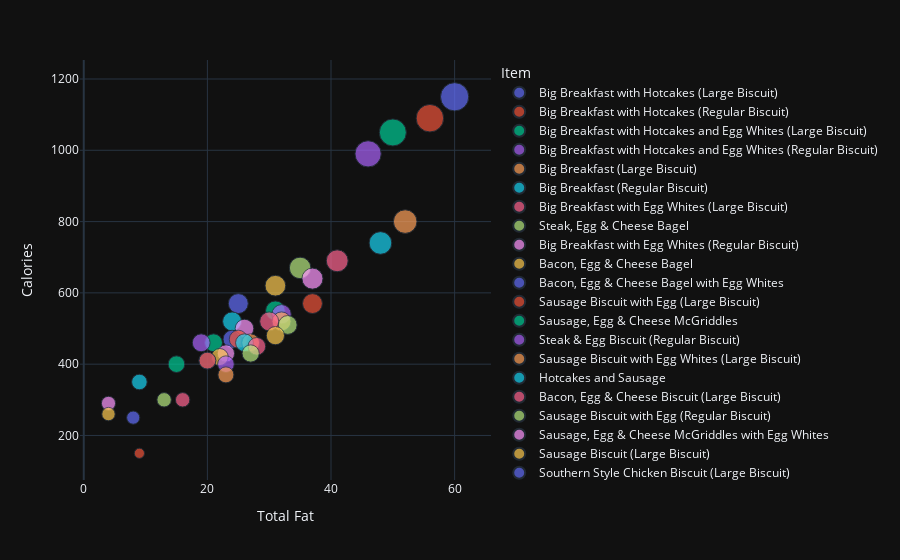

Notebook code for this chart:
### Code cell
visualize_category("Breakfast")

### Figure 1 — Plotly figure (JSON) as saved in the notebook; plotly's stock layout.template omitted (floating-point values rounded to 4 significant figures)
{"data": [{"hovertemplate": "<b>%{hovertext}</b><br><br>Item=Big Breakfast with Hotcakes (Large Biscuit)<br>Total Fat=%{x}<br>Calories=%{marker.size}<extra></extra>", "hovertext": ["Big Breakfast with Hotcakes (Large Biscuit)"], "legendgroup": "Big Breakfast with Hotcakes (Large Biscuit)", "marker": {"color": "#636efa", "size": [1150], "sizemode": "area", "sizeref": 2.875, "symbol": "circle"}, "mode": "markers", "name": "Big Breakfast with Hotcakes (Large Biscuit)", "orientation": "v", "showlegend": true, "type": "scatter", "x": [60], "xaxis": "x", "y": [1150], "yaxis": "y"}, {"hovertemplate": "<b>%{hovertext}</b><br><br>Item=Big Breakfast with Hotcakes (Regular Biscuit)<br>Total Fat=%{x}<br>Calories=%{marker.size}<extra></extra>", "hovertext": ["Big Breakfast with Hotcakes (Regular Biscuit)"], "legendgroup": "Big Breakfast with Hotcakes (Regular Biscuit)", "marker": {"color": "#EF553B", "size": [1090], "sizemode": "area", "sizeref": 2.875, "symbol": "circle"}, "mode": "markers", "name": "Big Breakfast with Hotcakes (Regular Biscuit)", "orientation": "v", "showlegend": true, "type": "scatter", "x": [56], "xaxis": "x", "y": [1090], "yaxis": "y"}, {"hovertemplate": "<b>%{hovertext}</b><br><br>Item=Big Breakfast with Hotcakes and Egg Whites (Large Biscuit)<br>Total Fat=%{x}<br>Calories=%{marker.size}<extra></extra>", "hovertext": ["Big Breakfast with Hotcakes and Egg Whites (Large Biscuit)"], "legendgroup": "Big Breakfast with Hotcakes and Egg Whites (Large Biscuit)", "marker": {"color": "#00cc96", "size": [1050], "sizemode": "area", "sizeref": 2.875, "symbol": "circle"}, "mode": "markers", "name": "Big Breakfast with Hotcakes and Egg Whites (Large Biscuit)", "orientation": "v", "showlegend": true, "type": "scatter", "x": [50], "xaxis": "x", "y": [1050], "yaxis": "y"}, {"hovertemplate": "<b>%{hovertext}</b><br><br>Item=Big Breakfast with Hotcakes and Egg Whites (Regular Biscuit)<br>Total Fat=%{x}<br>Calories=%{marker.size}<extra></extra>", "hovertext": ["Big Breakfast with Hotcakes and Egg Whites (Regular Biscuit)"], "legendgroup": "Big Breakfast with Hotcakes and Egg Whites (Regular Biscuit)", "marker": {"color": "#ab63fa", "size": [990], "sizemode": "area", "sizeref": 2.875, "symbol": "circle"}, "mode": "markers", "name": "Big Breakfast with Hotcakes and Egg Whites (Regular Biscuit)", "orientation": "v", "showlegend": true, "type": "scatter", "x": [46], "xaxis": "x", "y": [990], "yaxis": "y"}, {"hovertemplate": "<b>%{hovertext}</b><br><br>Item=Big Breakfast (Large Biscuit)<br>Total Fat=%{x}<br>Calories=%{marker.size}<extra></extra>", "hovertext": ["Big Breakfast (Large Biscuit)"], "legendgroup": "Big Breakfast (Large Biscuit)", "marker": {"color": "#FFA15A", "size": [800], "sizemode": "area", "sizeref": 2.875, "symbol": "circle"}, "mode": "markers", "name": "Big Breakfast (Large Biscuit)", "orientation": "v", "showlegend": true, "type": "scatter", "x": [52], "xaxis": "x", "y": [800], "yaxis": "y"}, {"hovertemplate": "<b>%{hovertext}</b><br><br>Item=Big Breakfast (Regular Biscuit)<br>Total Fat=%{x}<br>Calories=%{marker.size}<extra></extra>", "hovertext": ["Big Breakfast (Regular Biscuit)"], "legendgroup": "Big Breakfast (Regular Biscuit)", "marker": {"color": "#19d3f3", "size": [740], "sizemode": "area", "sizeref": 2.875, "symbol": "circle"}, "mode": "markers", "name": "Big Breakfast (Regular Biscuit)", "orientation": "v", "showlegend": true, "type": "scatter", "x": [48], "xaxis": "x", "y": [740], "yaxis": "y"}, {"hovertemplate": "<b>%{hovertext}</b><br><br>Item=Big Breakfast with Egg Whites (Large Biscuit)<br>Total Fat=%{x}<br>Calories=%{marker.size}<extra></extra>", "hovertext": ["Big Breakfast with Egg Whites (Large Biscuit)"], "legendgroup": "Big Breakfast with Egg Whites (Large Biscuit)", "marker": {"color": "#FF6692", "size": [690], "sizemode": "area", "sizeref": 2.875, "symbol": "circle"}, "mode": "markers", "name": "Big Breakfast with Egg Whites (Large Biscuit)", "orientation": "v", "showlegend": true, "type": "scatter", "x": [41], "xaxis": "x", "y": [690], "yaxis": "y"}, {"hovertemplate": "<b>%{hovertext}</b><br><br>Item=Steak, Egg & Cheese Bagel<br>Total Fat=%{x}<br>Calories=%{marker.size}<extra></extra>", "hovertext": ["Steak, Egg & Cheese Bagel"], "legendgroup": "Steak, Egg & Cheese Bagel", "marker": {"color": "#B6E880", "size": [670], "sizemode": "area", "sizeref": 2.875, "symbol": "circle"}, "mode": "markers", "name": "Steak, Egg & Cheese Bagel", "orientation": "v", "showlegend": true, "type": "scatter", "x": [35], "xaxis": "x", "y": [670], "yaxis": "y"}, {"hovertemplate": "<b>%{hovertext}</b><br><br>Item=Big Breakfast with Egg Whites (Regular Biscuit)<br>Total Fat=%{x}<br>Calories=%{marker.size}<extra></extra>", "hovertext": ["Big Breakfast with Egg Whites (Regular Biscuit)"], "legendgroup": "Big Breakfast with Egg Whites (Regular Biscuit)", "marker": {"color": "#FF97FF", "size": [640], "sizemode": "area", "sizeref": 2.875, "symbol": "circle"}, "mode": "markers", "name": "Big Breakfast with Egg Whites (Regular Biscuit)", "orientation": "v", "showlegend": true, "type": "scatter", "x": [37], "xaxis": "x", "y": [640], "yaxis": "y"}, {"hovertemplate": "<b>%{hovertext}</b><br><br>Item=Bacon, Egg & Cheese Bagel<br>Total Fat=%{x}<br>Calories=%{marker.size}<extra></extra>", "hovertext": ["Bacon, Egg & Cheese Bagel"], "legendgroup": "Bacon, Egg & Cheese Bagel", "marker": {"color": "#FECB52", "size": [620], "sizemode": "area", "sizeref": 2.875, "symbol": "circle"}, "mode": "markers", "name": "Bacon, Egg & Cheese Bagel", "orientation": "v", "showlegend": true, "type": "scatter", "x": [31], "xaxis": "x", "y": [620], "yaxis": "y"}, {"hovertemplate": "<b>%{hovertext}</b><br><br>Item=Bacon, Egg & Cheese Bagel with Egg Whites<br>Total Fat=%{x}<br>Calories=%{marker.size}<extra></extra>", "hovertext": ["Bacon, Egg & Cheese Bagel with Egg Whites"], "legendgroup": "Bacon, Egg & Cheese Bagel with Egg Whites", "marker": {"color": "#636efa", "size": [570], "sizemode": "area", "sizeref": 2.875, "symbol": "circle"}, "mode": "markers", "name": "Bacon, Egg & Cheese Bagel with Egg Whites", "orientation": "v", "showlegend": true, "type": "scatter", "x": [25], "xaxis": "x", "y": [570], "yaxis": "y"}, {"hovertemplate": "<b>%{hovertext}</b><br><br>Item=Sausage Biscuit with Egg (Large Biscuit)<br>Total Fat=%{x}<br>Calories=%{marker.size}<extra></extra>", "hovertext": ["Sausage Biscuit with Egg (Large Biscuit)"], "legendgroup": "Sausage Biscuit with Egg (Large Biscuit)", "marker": {"color": "#EF553B", "size": [570], "sizemode": "area", "sizeref": 2.875, "symbol": "circle"}, "mode": "markers", "name": "Sausage Biscuit with Egg (Large Biscuit)", "orientation": "v", "showlegend": true, "type": "scatter", "x": [37], "xaxis": "x", "y": [570], "yaxis": "y"}, {"hovertemplate": "<b>%{hovertext}</b><br><br>Item=Sausage, Egg & Cheese McGriddles<br>Total Fat=%{x}<br>Calories=%{marker.size}<extra></extra>", "hovertext": ["Sausage, Egg & Cheese McGriddles"], "legendgroup": "Sausage, Egg & Cheese McGriddles", "marker": {"color": "#00cc96", "size": [550], "sizemode": "area", "sizeref": 2.875, "symbol": "circle"}, "mode": "markers", "name": "Sausage, Egg & Cheese McGriddles", "orientation": "v", "showlegend": true, "type": "scatter", "x": [31], "xaxis": "x", "y": [550], "yaxis": "y"}, {"hovertemplate": "<b>%{hovertext}</b><br><br>Item=Steak & Egg Biscuit (Regular Biscuit)<br>Total Fat=%{x}<br>Calories=%{marker.size}<extra></extra>", "hovertext": ["Steak & Egg Biscuit (Regular Biscuit)"], "legendgroup": "Steak & Egg Biscuit (Regular Biscuit)", "marker": {"color": "#ab63fa", "size": [540], "sizemode": "area", "sizeref": 2.875, "symbol": "circle"}, "mode": "markers", "name": "Steak & Egg Biscuit (Regular Biscuit)", "orientation": "v", "showlegend": true, "type": "scatter", "x": [32], "xaxis": "x", "y": [540], "yaxis": "y"}, {"hovertemplate": "<b>%{hovertext}</b><br><br>Item=Sausage Biscuit with Egg Whites (Large Biscuit)<br>Total Fat=%{x}<br>Calories=%{marker.size}<extra></extra>", "hovertext": ["Sausage Biscuit with Egg Whites (Large Biscuit)"], "legendgroup": "Sausage Biscuit with Egg Whites (Large Biscuit)", "marker": {"color": "#FFA15A", "size": [520], "sizemode": "area", "sizeref": 2.875, "symbol": "circle"}, "mode": "markers", "name": "Sausage Biscuit with Egg Whites (Large Biscuit)", "orientation": "v", "showlegend": true, "type": "scatter", "x": [32], "xaxis": "x", "y": [520], "yaxis": "y"}, {"hovertemplate": "<b>%{hovertext}</b><br><br>Item=Hotcakes and Sausage<br>Total Fat=%{x}<br>Calories=%{marker.size}<extra></extra>", "hovertext": ["Hotcakes and Sausage"], "legendgroup": "Hotcakes and Sausage", "marker": {"color": "#19d3f3", "size": [520], "sizemode": "area", "sizeref": 2.875, "symbol": "circle"}, "mode": "markers", "name": "Hotcakes and Sausage", "orientation": "v", "showlegend": true, "type": "scatter", "x": [24], "xaxis": "x", "y": [520], "yaxis": "y"}, {"hovertemplate": "<b>%{hovertext}</b><br><br>Item=Bacon, Egg & Cheese Biscuit (Large Biscuit)<br>Total Fat=%{x}<br>Calories=%{marker.size}<extra></extra>", "hovertext": ["Bacon, Egg & Cheese Biscuit (Large Biscuit)"], "legendgroup": "Bacon, Egg & Cheese Biscuit (Large Biscuit)", "marker": {"color": "#FF6692", "size": [520], "sizemode": "area", "sizeref": 2.875, "symbol": "circle"}, "mode": "markers", "name": "Bacon, Egg & Cheese Biscuit (Large Biscuit)", "orientation": "v", "showlegend": true, "type": "scatter", "x": [30], "xaxis": "x", "y": [520], "yaxis": "y"}, {"hovertemplate": "<b>%{hovertext}</b><br><br>Item=Sausage Biscuit with Egg (Regular Biscuit)<br>Total Fat=%{x}<br>Calories=%{marker.size}<extra></extra>", "hovertext": ["Sausage Biscuit with Egg (Regular Biscuit)"], "legendgroup": "Sausage Biscuit with Egg (Regular Biscuit)", "marker": {"color": "#B6E880", "size": [510], "sizemode": "area", "sizeref": 2.875, "symbol": "circle"}, "mode": "markers", "name": "Sausage Biscuit with Egg (Regular Biscuit)", "orientation": "v", "showlegend": true, "type": "scatter", "x": [33], "xaxis": "x", "y": [510], "yaxis": "y"}, {"hovertemplate": "<b>%{hovertext}</b><br><br>Item=Sausage, Egg & Cheese McGriddles with Egg Whites<br>Total Fat=%{x}<br>Calories=%{marker.size}<extra></extra>", "hovertext": ["Sausage, Egg & Cheese McGriddles with Egg Whites"], "legendgroup": "Sausage, Egg & Cheese McGriddles with Egg Whites", "marker": {"color": "#FF97FF", "size": [500], "sizemode": "area", "sizeref": 2.875, "symbol": "circle"}, "mode": "markers", "name": "Sausage, Egg & Cheese McGriddles with Egg Whites", "orientation": "v", "showlegend": true, "type": "scatter", "x": [26], "xaxis": "x", "y": [500], "yaxis": "y"}, {"hovertemplate": "<b>%{hovertext}</b><br><br>Item=Sausage Biscuit (Large Biscuit)<br>Total Fat=%{x}<br>Calories=%{marker.size}<extra></extra>", "hovertext": ["Sausage Biscuit (Large Biscuit)"], "legendgroup": "Sausage Biscuit (Large Biscuit)", "marker": {"color": "#FECB52", "size": [480], "sizemode": "area", "sizeref": 2.875, "symbol": "circle"}, "mode": "markers", "name": "Sausage Biscuit (Large Biscuit)", "orientation": "v", "showlegend": true, "type": "scatter", "x": [31], "xaxis": "x", "y": [480], "yaxis": "y"}, {"hovertemplate": "<b>%{hovertext}</b><br><br>Item=Southern Style Chicken Biscuit (Large Biscuit)<br>Total Fat=%{x}<br>Calories=%{marker.size}<extra></extra>", "hovertext": ["Southern Style Chicken Biscuit (Large Biscuit)"], "legendgroup": "Southern Style Chicken Biscuit (Large Biscuit)", "marker": {"color": "#636efa", "size": [470], "sizemode": "area", "sizeref": 2.875, "symbol": "circle"}, "mode": "markers", "name": "Southern Style Chicken Biscuit (Large Biscuit)", "orientation": "v", "showlegend": true, "type": "scatter", "x": [24], "xaxis": "x", "y": [470], "yaxis": "y"}, {"hovertemplate": "<b>%{hovertext}</b><br><br>Item=Bacon, Egg & Cheese Biscuit with Egg Whites (Large Biscuit)<br>Total Fat=%{x}<br>Calories=%{marker.size}<extra></extra>", "hovertext": ["Bacon, Egg & Cheese Biscuit with Egg Whites (Large Biscuit)"], "legendgroup": "Bacon, Egg & Cheese Biscuit with Egg Whites (Large Biscuit)", "marker": {"color": "#EF553B", "size": [470], "sizemode": "area", "sizeref": 2.875, "symbol": "circle"}, "mode": "markers", "name": "Bacon, Egg & Cheese Biscuit with Egg Whites (Large Biscuit)", "orientation": "v", "showlegend": true, "type": "scatter", "x": [25], "xaxis": "x", "y": [470], "yaxis": "y"}, {"hovertemplate": "<b>%{hovertext}</b><br><br>Item=Bacon, Egg & Cheese McGriddles<br>Total Fat=%{x}<br>Calories=%{marker.size}<extra></extra>", "hovertext": ["Bacon, Egg & Cheese McGriddles"], "legendgroup": "Bacon, Egg & Cheese McGriddles", "marker": {"color": "#00cc96", "size": [460], "sizemode": "area", "sizeref": 2.875, "symbol": "circle"}, "mode": "markers", "name": "Bacon, Egg & Cheese McGriddles", "orientation": "v", "showlegend": true, "type": "scatter", "x": [21], "xaxis": "x", "y": [460], "yaxis": "y"}, {"hovertemplate": "<b>%{hovertext}</b><br><br>Item=Cinnamon Melts<br>Total Fat=%{x}<br>Calories=%{marker.size}<extra></extra>", "hovertext": ["Cinnamon Melts"], "legendgroup": "Cinnamon Melts", "marker": {"color": "#ab63fa", "size": [460], "sizemode": "area", "sizeref": 2.875, "symbol": "circle"}, "mode": "markers", "name": "Cinnamon Melts", "orientation": "v", "showlegend": true, "type": "scatter", "x": [19], "xaxis": "x", "y": [460], "yaxis": "y"}, {"hovertemplate": "<b>%{hovertext}</b><br><br>Item=Sausage Biscuit with Egg Whites (Regular Biscuit)<br>Total Fat=%{x}<br>Calories=%{marker.size}<extra></extra>", "hovertext": ["Sausage Biscuit with Egg Whites (Regular Biscuit)"], "legendgroup": "Sausage Biscuit with Egg Whites (Regular Biscuit)", "marker": {"color": "#FFA15A", "size": [460], "sizemode": "area", "sizeref": 2.875, "symbol": "circle"}, "mode": "markers", "name": "Sausage Biscuit with Egg Whites (Regular Biscuit)", "orientation": "v", "showlegend": true, "type": "scatter", "x": [27], "xaxis": "x", "y": [460], "yaxis": "y"}, {"hovertemplate": "<b>%{hovertext}</b><br><br>Item=Bacon, Egg & Cheese Biscuit (Regular Biscuit)<br>Total Fat=%{x}<br>Calories=%{marker.size}<extra></extra>", "hovertext": ["Bacon, Egg & Cheese Biscuit (Regular Biscuit)"], "legendgroup": "Bacon, Egg & Cheese Biscuit (Regular Biscuit)", "marker": {"color": "#19d3f3", "size": [460], "sizemode": "area", "sizeref": 2.875, "symbol": "circle"}, "mode": "markers", "name": "Bacon, Egg & Cheese Biscuit (Regular Biscuit)", "orientation": "v", "showlegend": true, "type": "scatter", "x": [26], "xaxis": "x", "y": [460], "yaxis": "y"}, {"hovertemplate": "<b>%{hovertext}</b><br><br>Item=Sausage McMuffin with Egg<br>Total Fat=%{x}<br>Calories=%{marker.size}<extra></extra>", "hovertext": ["Sausage McMuffin with Egg"], "legendgroup": "Sausage McMuffin with Egg", "marker": {"color": "#FF6692", "size": [450], "sizemode": "area", "sizeref": 2.875, "symbol": "circle"}, "mode": "markers", "name": "Sausage McMuffin with Egg", "orientation": "v", "showlegend": true, "type": "scatter", "x": [28], "xaxis": "x", "y": [450], "yaxis": "y"}, {"hovertemplate": "<b>%{hovertext}</b><br><br>Item=Sausage Biscuit (Regular Biscuit)<br>Total Fat=%{x}<br>Calories=%{marker.size}<extra></extra>", "hovertext": ["Sausage Biscuit (Regular Biscuit)"], "legendgroup": "Sausage Biscuit (Regular Biscuit)", "marker": {"color": "#B6E880", "size": [430], "sizemode": "area", "sizeref": 2.875, "symbol": "circle"}, "mode": "markers", "name": "Sausage Biscuit (Regular Biscuit)", "orientation": "v", "showlegend": true, "type": "scatter", "x": [27], "xaxis": "x", "y": [430], "yaxis": "y"}, {"hovertemplate": "<b>%{hovertext}</b><br><br>Item=Steak & Egg McMuffin<br>Total Fat=%{x}<br>Calories=%{marker.size}<extra></extra>", "hovertext": ["Steak & Egg McMuffin"], "legendgroup": "Steak & Egg McMuffin", "marker": {"color": "#FF97FF", "size": [430], "sizemode": "area", "sizeref": 2.875, "symbol": "circle"}, "mode": "markers", "name": "Steak & Egg McMuffin", "orientation": "v", "showlegend": true, "type": "scatter", "x": [23], "xaxis": "x", "y": [430], "yaxis": "y"}, {"hovertemplate": "<b>%{hovertext}</b><br><br>Item=Sausage McGriddles<br>Total Fat=%{x}<br>Calories=%{marker.size}<extra></extra>", "hovertext": ["Sausage McGriddles"], "legendgroup": "Sausage McGriddles", "marker": {"color": "#FECB52", "size": [420], "sizemode": "area", "sizeref": 2.875, "symbol": "circle"}, "mode": "markers", "name": "Sausage McGriddles", "orientation": "v", "showlegend": true, "type": "scatter", "x": [22], "xaxis": "x", "y": [420], "yaxis": "y"}, {"hovertemplate": "<b>%{hovertext}</b><br><br>Item=Bacon, Egg & Cheese Biscuit with Egg Whites (Regular Biscuit)<br>Total Fat=%{x}<br>Calories=%{marker.size}<extra></extra>", "hovertext": ["Bacon, Egg & Cheese Biscuit with Egg Whites (Regular Biscuit)"], "legendgroup": "Bacon, Egg & Cheese Biscuit with Egg Whites (Regular Biscuit)", "marker": {"color": "#636efa", "size": [410], "sizemode": "area", "sizeref": 2.875, "symbol": "circle"}, "mode": "markers", "name": "Bacon, Egg & Cheese Biscuit with Egg Whites (Regular Biscuit)", "orientation": "v", "showlegend": true, "type": "scatter", "x": [20], "xaxis": "x", "y": [410], "yaxis": "y"}, {"hovertemplate": "<b>%{hovertext}</b><br><br>Item=Southern Style Chicken Biscuit (Regular Biscuit)<br>Total Fat=%{x}<br>Calories=%{marker.size}<extra></extra>", "hovertext": ["Southern Style Chicken Biscuit (Regular Biscuit)"], "legendgroup": "Southern Style Chicken Biscuit (Regular Biscuit)", "marker": {"color": "#EF553B", "size": [410], "sizemode": "area", "sizeref": 2.875, "symbol": "circle"}, "mode": "markers", "name": "Southern Style Chicken Biscuit (Regular Biscuit)", "orientation": "v", "showlegend": true, "type": "scatter", "x": [20], "xaxis": "x", "y": [410], "yaxis": "y"}, {"hovertemplate": "<b>%{hovertext}</b><br><br>Item=Bacon, Egg & Cheese McGriddles with Egg Whites<br>Total Fat=%{x}<br>Calories=%{marker.size}<extra></extra>", "hovertext": ["Bacon, Egg & Cheese McGriddles with Egg Whites"], "legendgroup": "Bacon, Egg & Cheese McGriddles with Egg Whites", "marker": {"color": "#00cc96", "size": [400], "sizemode": "area", "sizeref": 2.875, "symbol": "circle"}, "mode": "markers", "name": "Bacon, Egg & Cheese McGriddles with Egg Whites", "orientation": "v", "showlegend": true, "type": "scatter", "x": [15], "xaxis": "x", "y": [400], "yaxis": "y"}, {"hovertemplate": "<b>%{hovertext}</b><br><br>Item=Sausage McMuffin with Egg Whites<br>Total Fat=%{x}<br>Calories=%{marker.size}<extra></extra>", "hovertext": ["Sausage McMuffin with Egg Whites"], "legendgroup": "Sausage McMuffin with Egg Whites", "marker": {"color": "#ab63fa", "size": [400], "sizemode": "area", "sizeref": 2.875, "symbol": "circle"}, "mode": "markers", "name": "Sausage McMuffin with Egg Whites", "orientation": "v", "showlegend": true, "type": "scatter", "x": [23], "xaxis": "x", "y": [400], "yaxis": "y"}, {"hovertemplate": "<b>%{hovertext}</b><br><br>Item=Sausage McMuffin<br>Total Fat=%{x}<br>Calories=%{marker.size}<extra></extra>", "hovertext": ["Sausage McMuffin"], "legendgroup": "Sausage McMuffin", "marker": {"color": "#FFA15A", "size": [370], "sizemode": "area", "sizeref": 2.875, "symbol": "circle"}, "mode": "markers", "name": "Sausage McMuffin", "orientation": "v", "showlegend": true, "type": "scatter", "x": [23], "xaxis": "x", "y": [370], "yaxis": "y"}, {"hovertemplate": "<b>%{hovertext}</b><br><br>Item=Hotcakes<br>Total Fat=%{x}<br>Calories=%{marker.size}<extra></extra>", "hovertext": ["Hotcakes"], "legendgroup": "Hotcakes", "marker": {"color": "#19d3f3", "size": [350], "sizemode": "area", "sizeref": 2.875, "symbol": "circle"}, "mode": "markers", "name": "Hotcakes", "orientation": "v", "showlegend": true, "type": "scatter", "x": [9], "xaxis": "x", "y": [350], "yaxis": "y"}, {"hovertemplate": "<b>%{hovertext}</b><br><br>Item=Sausage Burrito<br>Total Fat=%{x}<br>Calories=%{marker.size}<extra></extra>", "hovertext": ["Sausage Burrito"], "legendgroup": "Sausage Burrito", "marker": {"color": "#FF6692", "size": [300], "sizemode": "area", "sizeref": 2.875, "symbol": "circle"}, "mode": "markers", "name": "Sausage Burrito", "orientation": "v", "showlegend": true, "type": "scatter", "x": [16], "xaxis": "x", "y": [300], "yaxis": "y"}, {"hovertemplate": "<b>%{hovertext}</b><br><br>Item=Egg McMuffin<br>Total Fat=%{x}<br>Calories=%{marker.size}<extra></extra>", "hovertext": ["Egg McMuffin"], "legendgroup": "Egg McMuffin", "marker": {"color": "#B6E880", "size": [300], "sizemode": "area", "sizeref": 2.875, "symbol": "circle"}, "mode": "markers", "name": "Egg McMuffin", "orientation": "v", "showlegend": true, "type": "scatter", "x": [13], "xaxis": "x", "y": [300], "yaxis": "y"}, {"hovertemplate": "<b>%{hovertext}</b><br><br>Item=Fruit & Maple Oatmeal<br>Total Fat=%{x}<br>Calories=%{marker.size}<extra></extra>", "hovertext": ["Fruit & Maple Oatmeal"], "legendgroup": "Fruit & Maple Oatmeal", "marker": {"color": "#FF97FF", "size": [290], "sizemode": "area", "sizeref": 2.875, "symbol": "circle"}, "mode": "markers", "name": "Fruit & Maple Oatmeal", "orientation": "v", "showlegend": true, "type": "scatter", "x": [4], "xaxis": "x", "y": [290], "yaxis": "y"}, {"hovertemplate": "<b>%{hovertext}</b><br><br>Item=Fruit & Maple Oatmeal without Brown Sugar<br>Total Fat=%{x}<br>Calories=%{marker.size}<extra></extra>", "hovertext": ["Fruit & Maple Oatmeal without Brown Sugar"], "legendgroup": "Fruit & Maple Oatmeal without Brown Sugar", "marker": {"color": "#FECB52", "size": [260], "sizemode": "area", "sizeref": 2.875, "symbol": "circle"}, "mode": "markers", "name": "Fruit & Maple Oatmeal without Brown Sugar", "orientation": "v", "showlegend": true, "type": "scatter", "x": [4], "xaxis": "x", "y": [260], "yaxis": "y"}, {"hovertemplate": "<b>%{hovertext}</b><br><br>Item=Egg White Delight<br>Total Fat=%{x}<br>Calories=%{marker.size}<extra></extra>", "hovertext": ["Egg White Delight"], "legendgroup": "Egg White Delight", "marker": {"color": "#636efa", "size": [250], "sizemode": "area", "sizeref": 2.875, "symbol": "circle"}, "mode": "markers", "name": "Egg White Delight", "orientation": "v", "showlegend": true, "type": "scatter", "x": [8], "xaxis": "x", "y": [250], "yaxis": "y"}, {"hovertemplate": "<b>%{hovertext}</b><br><br>Item=Hash Brown<br>Total Fat=%{x}<br>Calories=%{marker.size}<extra></extra>", "hovertext": ["Hash Brown"], "legendgroup": "Hash Brown", "marker": {"color": "#EF553B", "size": [150], "sizemode": "area", "sizeref": 2.875, "symbol": "circle"}, "mode": "markers", "name": "Hash Brown", "orientation": "v", "showlegend": true, "type": "scatter", "x": [9], "xaxis": "x", "y": [150], "yaxis": "y"}], "layout": {"legend": {"itemsizing": "constant", "title": {"text": "Item"}, "tracegroupgap": 0}, "margin": {"t": 60}, "xaxis": {"anchor": "y", "domain": [0, 1], "title": {"text": "Total Fat"}}, "yaxis": {"anchor": "x", "domain": [0, 1], "title": {"text": "Calories"}}}}
